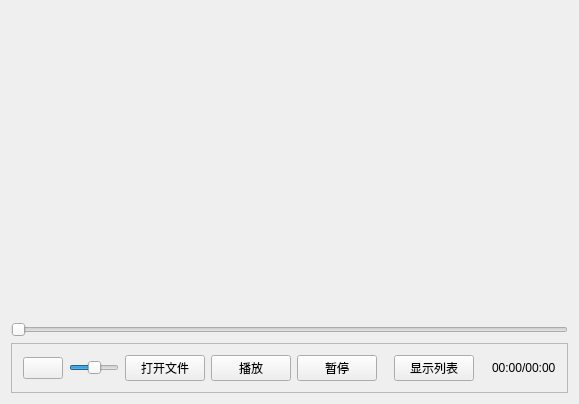
<?xml version="1.0" encoding="UTF-8"?>
<ui version="4.0">
 <class>MainWindowClass</class>
 <widget class="QWidget" name="MainWindowClass">
  <property name="geometry">
   <rect>
    <x>0</x>
    <y>0</y>
    <width>579</width>
    <height>404</height>
   </rect>
  </property>
  <property name="windowTitle">
   <string>MainWindow</string>
  </property>
  <layout class="QVBoxLayout" name="verticalLayout">
   <item>
    <widget class="QWidget" name="video_widget" native="true">
     <property name="minimumSize">
      <size>
       <width>0</width>
       <height>0</height>
      </size>
     </property>
    </widget>
   </item>
   <item>
    <widget class="QSlider" name="timeSlider">
     <property name="orientation">
      <enum>Qt::Horizontal</enum>
     </property>
    </widget>
   </item>
   <item>
    <widget class="QFrame" name="frame">
     <property name="maximumSize">
      <size>
       <width>16777215</width>
       <height>50</height>
      </size>
     </property>
     <property name="frameShape">
      <enum>QFrame::StyledPanel</enum>
     </property>
     <property name="frameShadow">
      <enum>QFrame::Raised</enum>
     </property>
     <layout class="QHBoxLayout" name="horizontalLayout_2">
      <item>
       <layout class="QHBoxLayout" name="horizontalLayout">
        <item>
         <widget class="QPushButton" name="btnAduio">
          <property name="text">
           <string/>
          </property>
          <property name="icon">
           <iconset resource="MainWindow.qrc">
            <normaloff>:/rec/audio.png</normaloff>:/rec/audio.png</iconset>
          </property>
          <property name="iconSize">
           <size>
            <width>24</width>
            <height>24</height>
           </size>
          </property>
          <property name="checkable">
           <bool>false</bool>
          </property>
         </widget>
        </item>
        <item>
         <widget class="QSlider" name="volume_Slider">
          <property name="minimumSize">
           <size>
            <width>50</width>
            <height>0</height>
           </size>
          </property>
          <property name="maximumSize">
           <size>
            <width>50</width>
            <height>16777215</height>
           </size>
          </property>
          <property name="maximum">
           <number>100</number>
          </property>
          <property name="value">
           <number>50</number>
          </property>
          <property name="orientation">
           <enum>Qt::Horizontal</enum>
          </property>
         </widget>
        </item>
        <item>
         <widget class="QPushButton" name="btnOpen">
          <property name="text">
           <string>打开文件</string>
          </property>
         </widget>
        </item>
        <item>
         <widget class="QPushButton" name="btnPlay">
          <property name="text">
           <string>播放</string>
          </property>
         </widget>
        </item>
        <item>
         <widget class="QPushButton" name="btnPause">
          <property name="text">
           <string>暂停</string>
          </property>
         </widget>
        </item>
        <item>
         <spacer name="horizontalSpacer">
          <property name="orientation">
           <enum>Qt::Horizontal</enum>
          </property>
          <property name="sizeHint" stdset="0">
           <size>
            <width>40</width>
            <height>20</height>
           </size>
          </property>
         </spacer>
        </item>
        <item>
         <widget class="QPushButton" name="showList">
          <property name="text">
           <string>显示列表</string>
          </property>
         </widget>
        </item>
        <item>
         <spacer name="horizontalSpacer_3">
          <property name="orientation">
           <enum>Qt::Horizontal</enum>
          </property>
          <property name="sizeHint" stdset="0">
           <size>
            <width>40</width>
            <height>20</height>
           </size>
          </property>
         </spacer>
        </item>
        <item>
         <widget class="QLabel" name="timerLable">
          <property name="text">
           <string>00:00/00:00</string>
          </property>
         </widget>
        </item>
       </layout>
      </item>
     </layout>
    </widget>
   </item>
  </layout>
 </widget>
 <layoutdefault spacing="6" margin="11"/>
 <resources>
  <include location="MainWindow.qrc"/>
 </resources>
 <connections/>
</ui>
